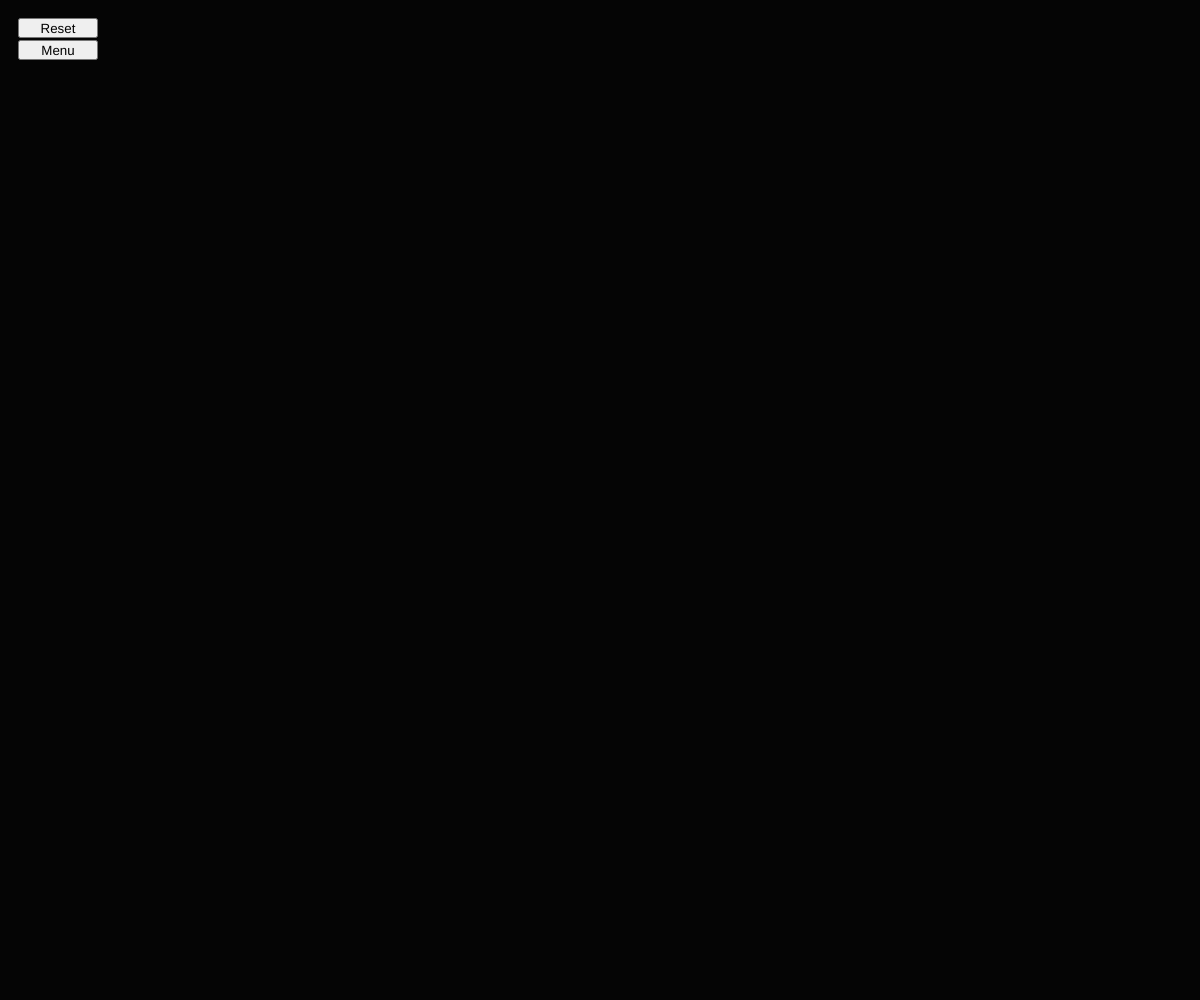
Frame 1 (no input)
Frame 60 (no input): identical to frame 1, image omitted
Frame 120 (the mouse pressed at the canvas centre since frame 60): identical to frame 1, image omitted

The p5.js sketch that drew this single still picture (run headless with seeded random() and noise() and a simulated clock; from frame 60 on, the mouse is pressed at the canvas centre):

// p5.js sketch
// ── sketch.js
let charges = []
let n_charges = 0;
let thecharge = 20;
let k = 1;
let diameter = 50;
let radius = diameter/2;
let menuOpen = false;

let resetButton, menuButton, pauseButton;
let showChargeButton; let showCharge = false;
let plusChargeButton, minusChargeButton, ChargeText;
let plusRadiusButton, minusRadiusButton, RadiusText;

function setup(){
	createCanvas(windowWidth, windowHeight);
	frameRate(60);
	buttonPrep();
}

function draw(){
	background(5);
	if(menuOpen){ textSize(14); textAlign(LEFT,BOTTOM);fill(255); text(thecharge,75,155); }
	for (let i = 0; i < n_charges; i++){
		charges[i].drawline();
		charges[i].calculate();
	}
	for (let i = 0; i < n_charges; i++){
		charges[i].update();
		charges[i].show();
	}
}

function reset(){
	n_charges = 0; charges = []; thecharge = 20;
}



function addRadius(){ diameter += 5; radius = diameter/2 }
function subRadius(){ diameter -= 5; radius = diameter/2 }
function addCharge(){ thecharge += 1; }
function subCharge(){ thecharge -= 1; }
function showingCharge(){ showCharge = !showCharge; }

function windowResized() {
	resizeCanvas(windowWidth, windowHeight);
	resizing();
}

function resizing(){
}

function mouseClicked(){
	if(mouseX > 80 && mouseY > 45){
		charges[n_charges] = new Charge(createVector(mouseX, mouseY),thecharge,n_charges);
		n_charges += 1;
		thecharge *= -1;
	}
}

function debug(){
	textSize(24);fill(255);noStroke();
	text(mouseX,30,80);
	text(mouseY,30,100);
}

function Evector(position, excluded){
	let E = createVector(0,0);
	for(let i = 0; i < n_charges; i++){
		if(i != excluded){
			let p0 = charges[i].pos;
			let q = charges[i].charge;
			let r = p5.Vector.sub(position,p0);
			let er = r.copy(); er.normalize();
			let Ei = p5.Vector.mult(er,k*q/r.magSq());
			E.add(Ei);
		}
	}
	return E;
}

function tooCloseVector(position,excluded,vel){
	let V = createVector(0,0);
	for(let i = 0; i < n_charges; i++){
		if(i != excluded){
			let p0 = charges[i].pos;
			let r = p5.Vector.sub(position,p0);
			let rmag = r.mag();
			if( rmag < 1*diameter && r.dot(vel) < 0){
				let themag = (abs(diameter-rmag))/50;
				r.setMag(themag);
				V.add(r);

			}
		}
	}
	return V
}

function OutScreen(pos){
	//checkng whether a pos is outside the screen
	if(pos.x < 0 || pos.y < 0) return true;
	if(pos.x > windowWidth || pos.y > windowHeight) return true;
	return false;
}

class Charge{
	constructor(pos, charge, index){
		this.charge = charge; this.pos = pos; this.index = index;
		this.vel = createVector(0,0); this.acc = createVector(0,0);
		if(charge>0)        { this.color = '#E6274D'; this.multiplier = 3; }
		else if(charge < 0) { this.color = '#2793E6'; this.multiplier = -3;}
		else				{ this.color = '#EEEEEE'; this.multiplier = 0; }
	}

	show(){
		fill(this.color); stroke(0); strokeWeight(2);
		circle(this.pos.x,this.pos.y,diameter)
		if(showCharge){
			fill(255); noStroke(); textAlign(CENTER,CENTER);
			textSize(radius/1.7);text(this.charge,this.pos.x,this.pos.y);
		}
	}

	drawline(){
		for(let ang = 0; ang < 2*PI; ang += 2*PI/10){
			let p = createVector(this.pos.x + (radius)*cos(ang), 
								 this.pos.y + (radius)*sin(ang));
			stroke(255); noFill(); strokeWeight(2); 
			beginShape();
			for(let i = 0; i < 1000; i++){
				vertex(p.x,p.y);
				let E = Evector(p,-1);
				E.normalize();
				p.add(E.mult(this.multiplier));
				//check when to stop
				if(OutScreen(p)) break; //if line is outof screen, break
				let close = false;
				for (let i = 0; i < n_charges; i++){
					let d = p5.Vector.sub(p,charges[i].pos);
					if(d.mag() < radius) close = true;
				} 
				if(close) break; //if line is too close to a charge, break
			}
			endShape();
		}
	}

	calculate(){
		//calculate forces
		let E = Evector(this.pos, this.index); //electrostatic force
		let V = tooCloseVector(this.pos, this.index, this.vel); //"collision" fotce
		E.mult(this.charge);
		V.mult(abs(this.charge));
		this.acc = p5.Vector.add(E,V);
	}

	update(){
		this.vel.add(this.acc);
		this.pos.add(this.vel);
	}
}


function buttonPrep(){
	resetButton = createButton('Reset');
  	resetButton.position(18, 18).size(80,20);
  	resetButton.mousePressed(reset);

  	menuButton = createButton('Menu');
  	menuButton.position(18,40).size(80,20);
  	menuButton.mousePressed(menu);

  	showChargeButton = createButton("Show Charge");
  	showChargeButton.position(18,64).size(80,20).hide();
  	showChargeButton.mousePressed(showingCharge);
  	
  	RadiusText = createDiv("<a style='color:white'>Radius</a>");
  	RadiusText.position(18,86).size(80,20).hide();

  	plusRadiusButton = createButton('+');
  	plusRadiusButton.position(18,108).size(30,20).hide();
  	plusRadiusButton.mousePressed(addRadius);
  	minusRadiusButton = createButton('-');
  	minusRadiusButton.position(52,108).size(30,20).hide();
  	minusRadiusButton.mousePressed(subRadius);

  	ChargeText = createDiv("<a style='color:white'>Charge</a>");
  	ChargeText.position(18,140).size(80,20).hide();

  	plusChargeButton = createButton('+');
  	plusChargeButton.position(18,162).size(30,20).hide();
  	plusChargeButton.mousePressed(addCharge);
  	minusChargeButton = createButton('-');
  	minusChargeButton.position(52,162).size(30,20).hide();
  	minusChargeButton.mousePressed(subCharge);
}

function menu(){
	if(!menuOpen){
		showChargeButton.show();
		RadiusText.show();
		plusRadiusButton.show();
		minusRadiusButton.show();
		ChargeText.show();
		plusChargeButton.show();
		minusChargeButton.show();
	}else{
		showChargeButton.hide();
		RadiusText.hide();
		plusRadiusButton.hide();
		minusRadiusButton.hide();
		ChargeText.hide();
		plusChargeButton.hide();
		minusChargeButton.hide();
	}
	menuOpen = !menuOpen;
}
